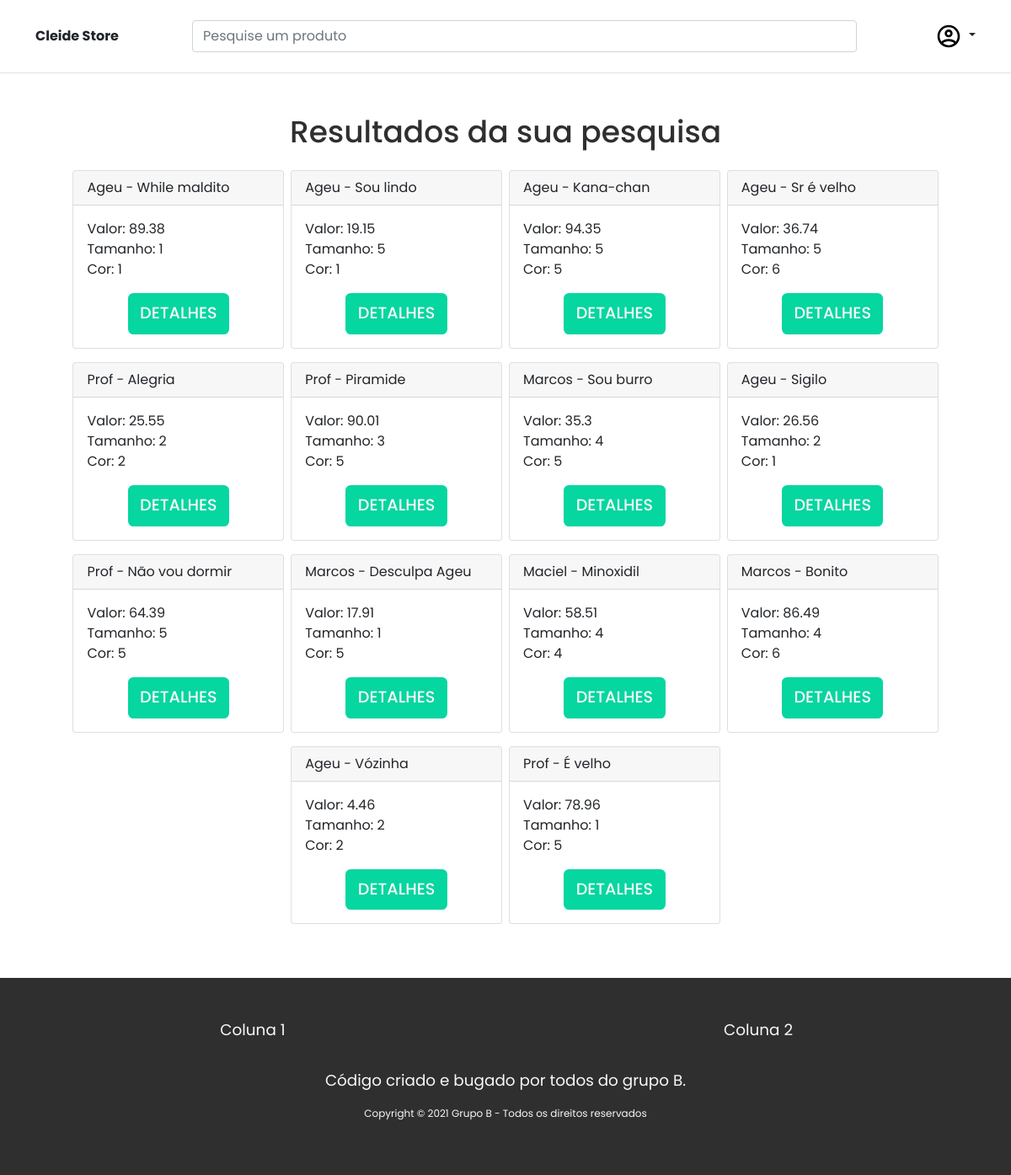
Page /pages/index_busca_produto.php on the committed database.
### tables this page shows
CREATE TABLE `produto` (
  `id_produto` int NOT NULL AUTO_INCREMENT,
  `nome_produto` varchar(150) NOT NULL,
  `desc_produto` varchar(200) NOT NULL,
  `valor_produto` float NOT NULL,
  `tamanho_produto` varchar(10) NOT NULL,
  `cor_produto` int NOT NULL,
  PRIMARY KEY (`id_produto`),
  KEY `nome_produto` (`nome_produto`),
  KEY `nome_produto_2` (`nome_produto`)
);

### functions/cod_busca_produto.php (the view, shortened to what this page needs)
<?php
include '../database/Connection.php';
$a = 0;
$id = $_POST['busca'];
$consulta = "SELECT * FROM `produto` WHERE `id_produto` = '{$id}' or `nome_produto` LIKE '%{$id}%';";
$resultado_consulta = mysqli_query($connection, $consulta);
if (mysqli_num_rows($resultado_consulta) == 0) {
  define('SEARCHRESULT', 'Nenhum resultado encontrado');
} else {
    while ($resultado = mysqli_fetch_array($resultado_consulta)){
          $dados [] = $resultado;
          $itens = count($dados);
     }
  while ($a < $itens){
    echo "
    <div id='card'class='card mx-1 col-sm-3 mb-3 p-0'>
    <div class='card-header'>{$dados[$a]["nome_produto"]}</div>
    <div class='card-body'>
    <p class='card-text'>
    Valor: {$dados[$a]["valor_produto"]}</br>
    Tamanho: {$dados[$a]["tamanho_produto"]}</br>
    Cor: {$dados[$a]["cor_produto"]}</br>
    </p>
    <div class= 'row  justify-content-center'>
    <a type='button' class='w-50 btn btn-green' href=  'index_detalhes_produto.php?id={$dados[$a]["id_produto"]}'> Detalhes</a>
    </div>
    </div>
    </div>";
    $a++;
  }
}
    ?>

### includes/header_dash_p.php (shortened to what this page needs)
<!doctype html>
<html lang="pt-br">
<head>
    <link rel="stylesheet" href="<?= CSSFILE ?>css/style.css">
</head>
<body>
    <header class="p-3 mb-5 border-bottom">
        <div class="container ">
            <div class="navbar navbar-light  d-flex flex-wrap align-items-center ">
                <a href="../index.php" class="col-12 col-md-2 d-flex align-items-center mb-3 mb-md-0 text-dark text-decoration-none">
                    <strong>Cleide Store</strong>
                </a>
                <form class="col mb-3 mb-lg-0 me-sm-5 " action="../pages/index_busca_produto.php" method="POST">
                    <input type="search" name="busca" class="form-control" placeholder="Pesquise um produto" aria-label="Search">
                </form>
                <div class="col-2 col-sm-1 ms-4 ms-sm-0 dropdown text-end">
                    <a href="#" class="d-block link-dark text-decoration-none dropdown-toggle" id="dropdownUser1" data-bs-toggle="dropdown" aria-expanded="true">
                        <img src="<?= CSSFILE ?>images/icons/account.svg" alt="Icone de conta">
                    </a>
                </div>
            </div>
        </div>
    </header>

### pages/index_busca_produto.php (shortened to what this page needs)
<?php
include "../includes/header_dash_p.php";
include '../database/Connection.php';
?>
  <div class="container m-auto ">
    <div class="mb-5 mt-4">
      <div class= 'row d-flex justify-content-center'>
  <?php include '../functions/cod_busca_produto.php'; ?>
 <h1 class="h1 text-center mb-4 order-first"><?= SEARCHRESULT ?></h1>
    </div>
      </div>
</div>
  <?php include "../includes/footer_dash.php";?>

### includes/footer_dash.php (shortened to what this page needs)
<footer class="container-fluid bg-black py-5 mt-5">
    <div class="row mb-3">
        <div class="col-12 col-md-6">
            <p class="prg-1 text-center text-gray-light">Coluna 1</p>
        </div>
        <div class="col-12 col-md-6">
            <p class="prg-1 text-center text-gray-light">Coluna 2</p>
        </div>
    </div>
    <div class="row">
        <p class="prg-1 text-center text-gray-light">Código criado e bugado por todos do grupo B.</p>
        <p class="prg-tiny text-center text-gray-light">Copyright © 2021 Grupo B - Todos os direitos reservados</p>
    </div>
</footer>
</body>
</html>

### css/style.css (style rules this page uses)
body { font-family: "Poppins", sans-serif !important; }
.prg-tiny { color: var(--black-cleide); font-size: 0.75rem; }
.prg-1 { color: var(--black-cleide); font-size: 1.15rem; }

### css/colors.css (style rules this page uses)
:root { --pink-cleide: #ef476f; --yellow-cleide: #ffd166; --green-cleide: #06d6a0; --blue-light-cleide: #118ab2; --blue-dark-cleide: #083b4b; --black-cleide: #2f2f2f; --gray-light-cleide: #f8f8f8; --gray-dark-cleide: #bbbbbb; }
.bg-black { background-color: var(--black-cleide) !important; }
.text-gray-light { color: var(--gray-light-cleide) !important; }

### css/components/buttons.css (style rules this page uses)
.btn { font-weight: 500 !important; padding: 0.5rem !important; text-transform: uppercase; word-wrap: break-word !important; border: 2px solid transparent !important; font-size: 1.2rem !important; border-radius: 0.4rem !important; color: var(--black-cleide) ; }
.btn-green { background-color: var(--green-cleide) !important; border-color: var(--green-cleide) !important; color: var(--gray-light-cleide) !important; }

### css/components/texts.css (style rules this page uses)
h1 { font-size: 36px !important; color: var(--black-cleide) !important; }

### pages/index_busca_produto.php (style rules this page uses)
#card { width: 22%; }

### rows in the picture
produto: nome_produto "Ageu - While maldito", valor_produto "89.38", tamanho_produto "1", cor_produto "1"
produto: nome_produto "Ageu - Sou lindo", valor_produto "19.15", tamanho_produto "5", cor_produto "1"
produto: nome_produto "Ageu - Kana-chan", valor_produto "94.35", tamanho_produto "5", cor_produto "5"
produto: nome_produto "Ageu - Sr é velho", valor_produto "36.74", tamanho_produto "5", cor_produto "6"
produto: nome_produto "Prof - Alegria", valor_produto "25.55", tamanho_produto "2", cor_produto "2"
produto: nome_produto "Prof - Piramide", valor_produto "90.01", tamanho_produto "3", cor_produto "5"
produto: nome_produto "Marcos - Sou burro", valor_produto "35.3", tamanho_produto "4", cor_produto "5"
produto: nome_produto "Ageu - Sigilo", valor_produto "26.56", tamanho_produto "2", cor_produto "1"
produto: nome_produto "Prof - Não vou dormir", valor_produto "64.39", tamanho_produto "5", cor_produto "5"
produto: nome_produto "Marcos - Desculpa Ageu", valor_produto "17.91", tamanho_produto "1", cor_produto "5"
produto: nome_produto "Maciel - Minoxidil", valor_produto "58.51", tamanho_produto "4", cor_produto "4"
produto: nome_produto "Marcos - Bonito", valor_produto "86.49", tamanho_produto "4", cor_produto "6"
produto: nome_produto "Ageu - Vózinha", valor_produto "4.46", tamanho_produto "2", cor_produto "2"
produto: nome_produto "Prof - É velho", valor_produto "78.96", tamanho_produto "1", cor_produto "5"

### other values in the picture
SEARCHRESULT "Resultados da sua pesquisa"
